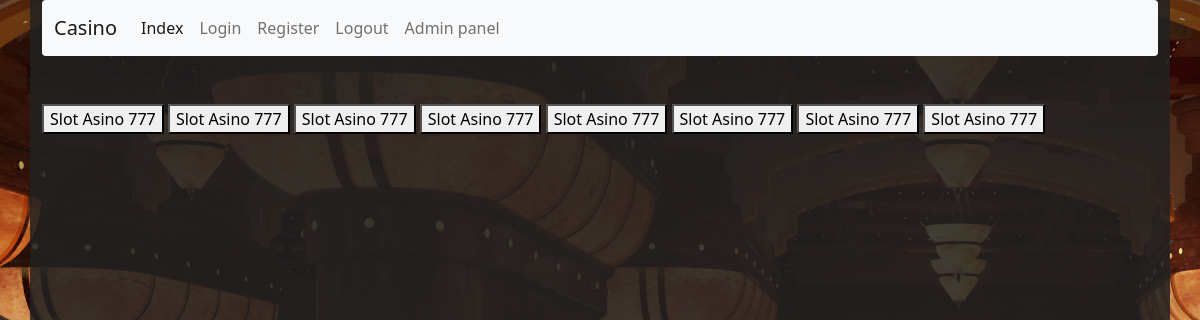
/slots/, run on the app's committed database.
### main.py (models this page shows)
class Slot(db.Model):
    __tablename__ = "slot"
    id = db.Column(db.Integer, primary_key=True)
    name = db.Column(db.String(255), nullable=False)
    type = db.Column(db.Integer, nullable=False)
    win_rate = db.Column(db.Float, default=0.25)
    is_active = db.Column(db.Boolean, default=True)
    slot_games = db.Column(db.Integer, db.ForeignKey('game.id'))

### main.py (the view)
@app.route("/slots/")
def slots():
    slots = Slot.query.all()
    return render_template("slots.html", slots=slots)

### templates/slots.html (shortened to what this page needs)
{% extends 'base.html' %}
{% block body %}
    {% for slot in slots %}
        <a href="{{ url_for('slot', slot_id=slot.id) }}"><button>Slot {{ slot.name }}</button></a>
    {% endfor %}
{% endblock %}

### data on the page
Slot: name "Asino 777"
Slot: name "Asino 777"
Slot: name "Asino 777"
Slot: name "Asino 777"
Slot: name "Asino 777"
Slot: name "Asino 777"
Slot: name "Asino 777"
Slot: name "Asino 777"
